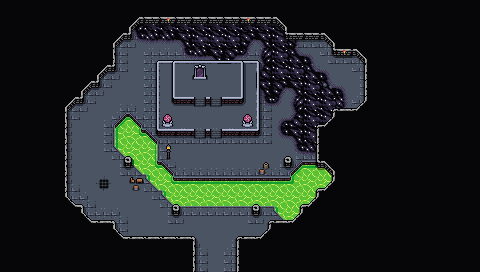

Tiled map render using the project's own tile images. Description and the map definition, with tile-layer contents summarised, below:
An orthogonal 30x17 tile map with 16x16 px tiles, 4 tile layers (Collision, Background, Ground, Clutter), 2 tilesets and 11 objects.

<map version="1.10" tiledversion="1.10.1" orientation="orthogonal" renderorder="right-down" width="30" height="17" tilewidth="16" tileheight="16" infinite="0" nextlayerid="9" nextobjectid="57">
 <editorsettings>
  <export target="wastetown..tmx" format="tmx" />
 </editorsettings>
 <properties>
  <property name="dungeonEffect">{
  "startBattleWithCard": [ "Portcullis|STH|1" ],
}</property>
 </properties>
 <tileset firstgid="1" source="../../tileset/main.tsx" />
 <tileset firstgid="10113" source="../../tileset/buildings.tsx" />
 <layer id="6" name="Collision" width="30" height="17">
  <data>[510 cells, 126 non-empty, 15 distinct tile ids]</data>
 </layer>
 <layer id="1" name="Background" width="30" height="17">
  <data>[510 cells, 510 non-empty, 24 distinct tile ids]</data>
 </layer>
 <layer id="2" name="Ground" width="30" height="17">
  <data>[510 cells, 463 non-empty, 54 distinct tile ids]</data>
 </layer>
 <layer id="3" name="Clutter" width="30" height="17">
  <properties>
   <property name="spriteLayer" type="bool" value="true" />
  </properties>
  <data>[510 cells, 138 non-empty, 22 distinct tile ids]</data>
 </layer>
 <objectgroup id="4" name="Objects">
  <object id="38" template="../../obj/entry_up.tx" x="199.974" y="271.026" width="32" height="16">
   <properties>
    <property name="teleport" value="" />
   </properties>
  </object>
  <object id="47" template="../../obj/gold.tx" x="342" y="108.5" />
  <object id="56" template="../../obj/gold.tx" x="225.5" y="78">
   <properties>
    <property name="reward">[
  {
    "type": "gold",
    "count": 110,
    "addMaxCount": 50
 }
]</property>
   </properties>
  </object>
  <object id="48" template="../../obj/treasure.tx" x="176.239" y="78.7583">
   <properties>
    <property name="reward">[{
  "type": "randomCard",
  "count": 2,
  "probability": 1,
  "colors": [ "colorID" ]
},{
  "type": "randomCard",
  "count": 1,
  "probability": 1,
  "rarity": [ "mythicrare" ],
  "colors": [ "colorID" ]
},{
  "type": "randomCard",
  "count": 1,
  "probability": 0.6,
  "rarity": [ "rare", "mythicrare" ],
  "addMaxCount": 1
},{
  "type": "randomCard",
  "count": 1,
  "probability": 0.5,
  "addMaxCount": 2
}]</property>
   </properties>
  </object>
  <object id="55" template="../../obj/treasure.tx" x="340.421" y="74.8947">
   <properties>
    <property name="reward">[{
  "type": "randomCard",
  "count": 2,
  "probability": 1,
  "colors": [ "colorID" ]
},{
  "type": "randomCard",
  "count": 1,
  "probability": 0.8,
  "rarity": [ "rare" ],
  "colors": [ "colorID" ]
},{
  "type": "randomCard",
  "count": 1,
  "addMaxCount": 2
}]</property>
   </properties>
  </object>
  <object id="49" template="../../obj/gold.tx" x="72" y="200" />
  <object id="50" template="../../obj/enemy.tx" x="199.823" y="96.2516">
   <properties>
    <property name="effect">{
 "lifeModifier": 4,
 "startBattleWithCard": [ "Mirror Universe|LEG|1" ]
}</property>
    <property name="enemy" value="Lich" />
   </properties>
  </object>
  <object id="51" template="../../obj/enemy.tx" x="200.079" y="127.263">
   <properties>
    <property name="effect">{
 "lifeModifier": 3,
 "startBattleWithCard": [ "Samite Healer|4ED|1" ]
}</property>
    <property name="enemy" value="Aether Channeler" />
   </properties>
  </object>
  <object id="54" template="../../obj/enemy.tx" x="265.246" y="59.2632">
   <properties>
    <property name="enemy" value="Walking Brain" />
   </properties>
  </object>
  <object id="53" template="../../obj/enemy.tx" x="101.579" y="108.263">
   <properties>
    <property name="enemy" value="Black Golem" />
   </properties>
  </object>
  <object id="52" template="../../obj/enemy.tx" x="154.184" y="231.579">
   <properties>
    <property name="enemy" value="Dark Knight" />
   </properties>
  </object>
 </objectgroup>
</map>
